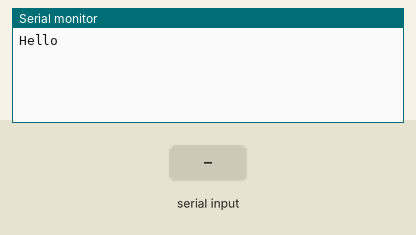
This sketch was run on a simulated Arduino Uno, built with avr-gcc and run on an emulated ATmega328P. Shown: the last lines printed to the serial monitor. Inputs (shaded band) come from the test bench.

Above: at 1.2 s.
1.3 s: "1" received over Serial
At 2.5 s:
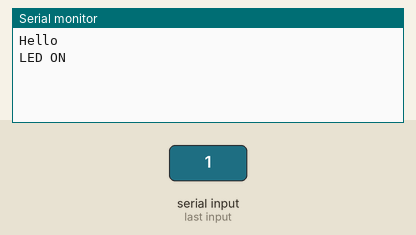
2.8 s: "0" received over Serial
At 3.7 s:
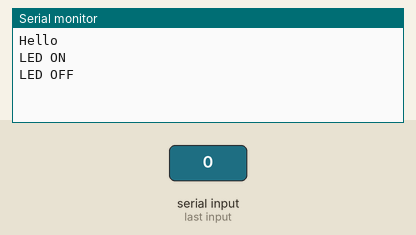

The sketch:

lab3-1.ino
```cpp
const byte ledPin=13;
void setup() {
  Serial.begin(9600);
  Serial.println("Hello");

}

void loop() {
  char val;
  if(Serial.available()){
    val=Serial.read();
    if(val =='1'){
      digitalWrite(7, HIGH);
      Serial.println("LED ON");
    }
    else if(val== '0'){
      digitalWrite(7,LOW);
      Serial.println("LED OFF");
    }
  }
}
```

Measured:
- after the input at 1.3 s, the serial monitor: prints a new line at once (image 1)
- after the input at 2.8 s, the serial monitor: prints a new line at once (image 2)
